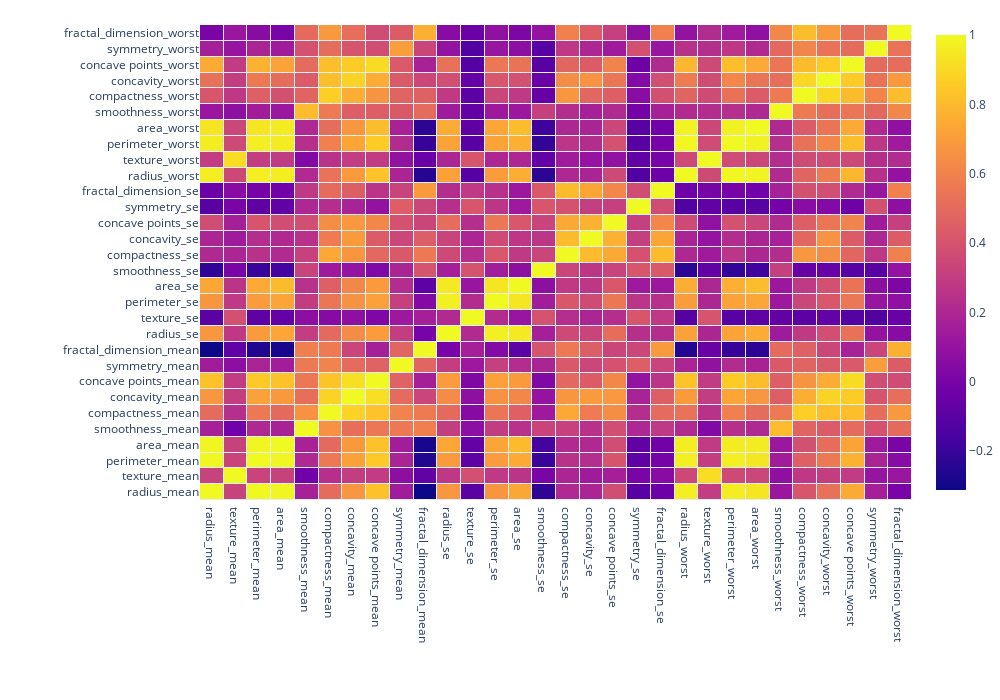

Here is the notebook cell this chart was saved with:
### Markdown cell above
**2.5. Correlation matrix**

### Code cell
corr = df.iloc[:,1:].corr()
fig = go.Figure(data=go.Heatmap(z=np.array(corr),x=corr.columns.tolist(),y=corr.columns.tolist(),xgap = 1,ygap = 1))
fig.update_layout(margin = dict(t=25,r=0,b=200,l=200),width = 1000, height = 700)
fig.show()

### Figure 1 — Plotly figure (JSON) as saved in the notebook; plotly's stock layout.template omitted (floating-point values rounded to 4 significant figures; data arrays with more than 128 entries replaced by an {"elided": "..."} marker saying what was removed)
{"data": [{"type": "heatmap", "x": ["radius_mean", "texture_mean", "perimeter_mean", "area_mean", "smoothness_mean", "compactness_mean", "concavity_mean", "concave points_mean", "symmetry_mean", "fractal_dimension_mean", "radius_se", "texture_se", "perimeter_se", "area_se", "smoothness_se", "compactness_se", "concavity_se", "concave points_se", "symmetry_se", "fractal_dimension_se", "radius_worst", "texture_worst", "perimeter_worst", "area_worst", "smoothness_worst", "compactness_worst", "concavity_worst", "concave points_worst", "symmetry_worst", "fractal_dimension_worst"], "xgap": 1, "y": ["radius_mean", "texture_mean", "perimeter_mean", "area_mean", "smoothness_mean", "compactness_mean", "concavity_mean", "concave points_mean", "symmetry_mean", "fractal_dimension_mean", "radius_se", "texture_se", "perimeter_se", "area_se", "smoothness_se", "compactness_se", "concavity_se", "concave points_se", "symmetry_se", "fractal_dimension_se", "radius_worst", "texture_worst", "perimeter_worst", "area_worst", "smoothness_worst", "compactness_worst", "concavity_worst", "concave points_worst", "symmetry_worst", "fractal_dimension_worst"], "ygap": 1, "z": {"elided": "30x30 float values"}}], "layout": {"height": 700, "margin": {"b": 200, "l": 200, "r": 0, "t": 25}, "width": 1000}}
